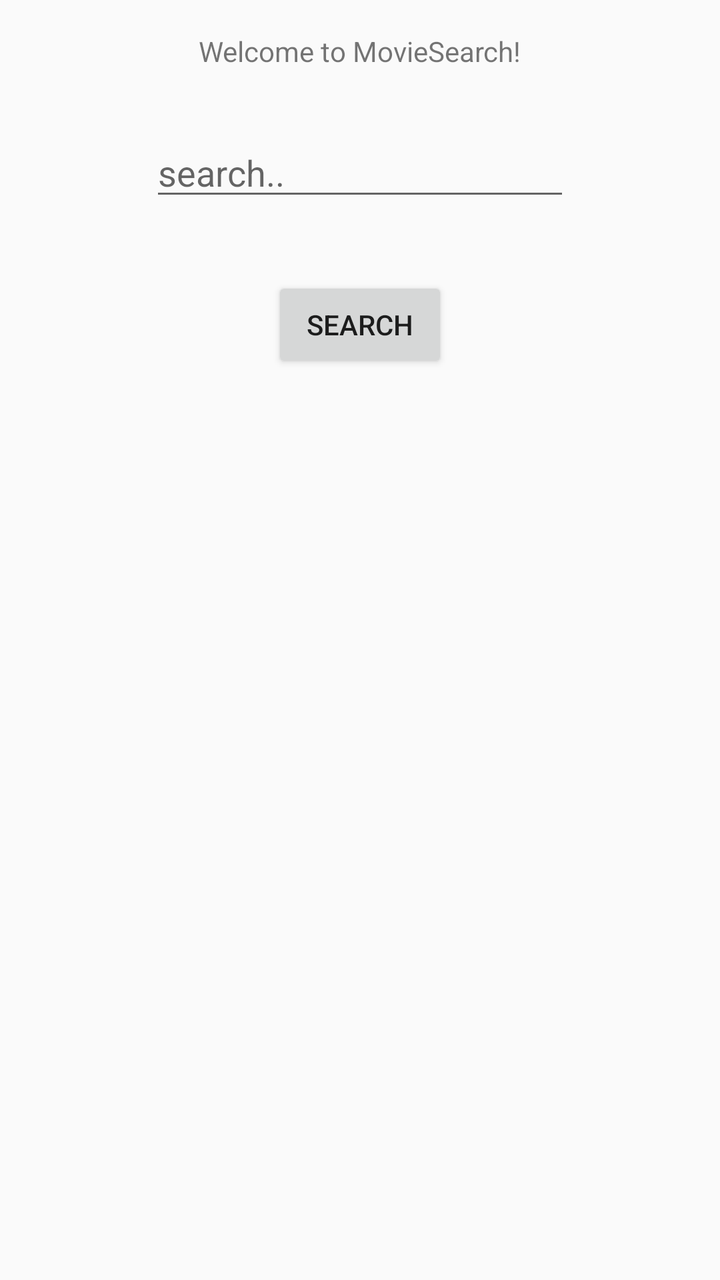
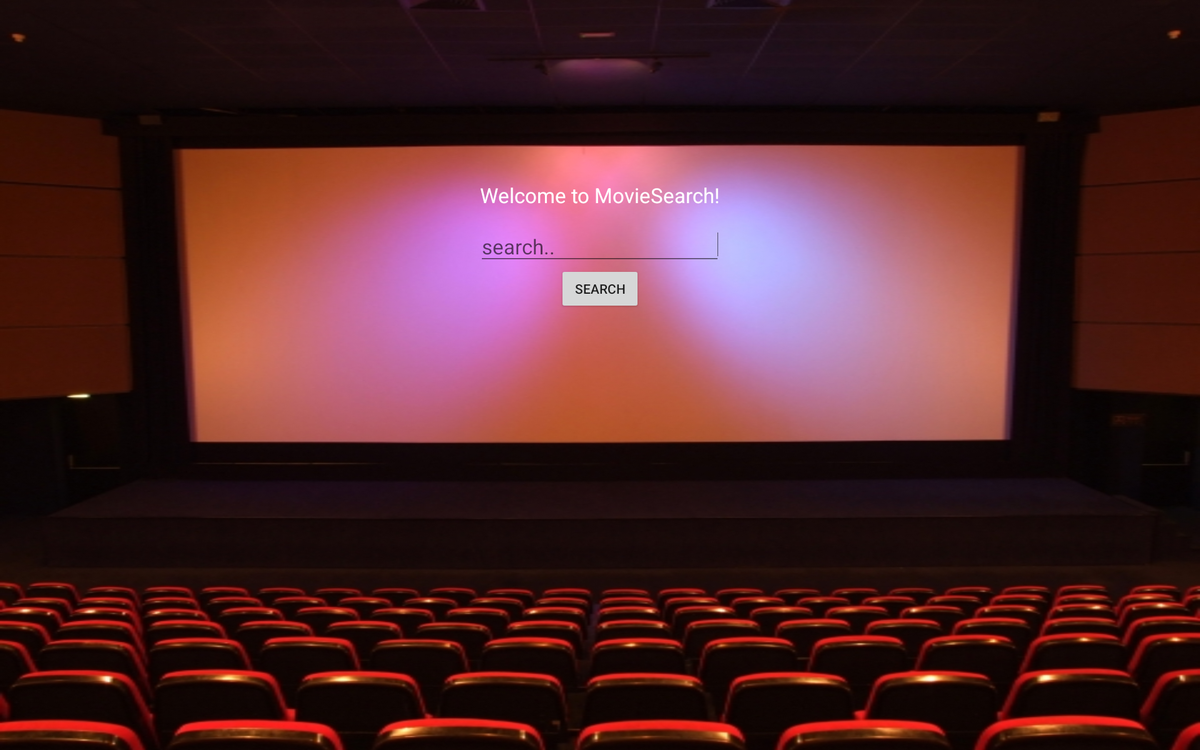

An Android layout and its configuration variant, each rendered on a device that would load it. The default file and the variant file are quoted in full after the pictures.
<!-- AndroidManifest.xml: activity theme Theme.AppCompat.Light -->
<!-- res/layout/activity_main.xml -->
<RelativeLayout xmlns:android="http://schemas.android.com/apk/res/android"
    xmlns:tools="http://schemas.android.com/tools"
    android:layout_width="match_parent"
    android:layout_height="match_parent"
    android:paddingBottom="@dimen/activity_vertical_margin"
    android:paddingLeft="@dimen/activity_horizontal_margin"
    android:paddingRight="@dimen/activity_horizontal_margin"
    android:paddingTop="@dimen/activity_vertical_margin"
    tools:context=".MainActivity" >

    <TextView
        android:id="@+id/movie_textview"
        android:layout_width="wrap_content"
        android:layout_height="wrap_content"
        android:layout_alignParentTop="true"
        android:layout_centerHorizontal="true"
        android:layout_marginTop="16dp"
        android:text="@string/enter_a_movie_to_search" />

    <EditText
        android:id="@+id/movie_edittext"
        android:layout_width="wrap_content"
        android:layout_height="wrap_content"
        android:layout_below="@+id/movie_textview"
        android:layout_centerHorizontal="true"
        android:layout_marginTop="29dp"
        android:ems="10"
        android:hint="@string/enter_movie" />

    <TextView
        android:id="@+id/json_null"
        android:layout_width="wrap_content"
        android:layout_height="wrap_content"
        android:layout_below="@+id/movie_edittext"
        android:layout_centerHorizontal="true"
        android:layout_marginTop="14dp"
        android:textColor="@color/red" >
    </TextView>

    <Button
        android:id="@+id/search_button"
        android:layout_width="wrap_content"
        android:layout_height="wrap_content"
        android:layout_below="@+id/json_null"
        android:layout_centerHorizontal="true"
        android:text="@string/search_movie" />

</RelativeLayout>
<!-- resources referenced by this layout -->
<resources>
  <color name="red">#f7596a</color>
  <string name="enter_a_movie_to_search">Welcome to MovieSearch!</string>
  <string name="enter_movie">search..</string>
  <string name="search_movie">Search</string>
</resources>
<!-- res/layout-xlarge-land/activity_main.xml (the repository's variant of the layout above) -->
<!-- drawn on a large tablet held sideways -->
<RelativeLayout xmlns:android="http://schemas.android.com/apk/res/android"
    xmlns:tools="http://schemas.android.com/tools"
    android:layout_width="match_parent"
    android:layout_height="match_parent"
    android:background="@drawable/moviesearch_background"
    android:paddingBottom="@dimen/activity_vertical_margin"
    android:paddingLeft="@dimen/activity_horizontal_margin"
    android:paddingRight="@dimen/activity_horizontal_margin"
    android:paddingTop="@dimen/activity_vertical_margin"
    tools:context=".MainActivity" >

    <TextView
        android:id="@+id/error"
        android:layout_width="wrap_content"
        android:layout_height="wrap_content"
        android:layout_below="@+id/search_button"
        android:layout_centerHorizontal="true"
        android:layout_marginLeft="41dp"
        android:gravity="center"
        android:textColor="@android:color/white"
        android:textSize="22sp" />

    <Button
        android:id="@+id/search_button"
        android:layout_width="wrap_content"
        android:layout_height="wrap_content"
        android:layout_below="@+id/movie_edittext"
        android:layout_centerHorizontal="true"
        android:text="@string/search_movie" />

    <TextView
        android:id="@+id/movie_textview"
        android:layout_width="wrap_content"
        android:layout_height="wrap_content"
        android:layout_alignBottom="@+id/movie_edittext"
        android:layout_centerHorizontal="true"
        android:layout_marginBottom="61dp"
        android:text="@string/enter_a_movie_to_search"
        android:textColor="@android:color/white"
        android:textSize="22sp" />

    <EditText
        android:id="@+id/movie_edittext"
        android:layout_width="wrap_content"
        android:layout_height="wrap_content"
        android:layout_alignParentTop="true"
        android:layout_centerHorizontal="true"
        android:layout_marginTop="238dp"
        android:ems="10"
        android:hint="@string/enter_movie"
        android:textSize="22sp" >

        <requestFocus />
    </EditText>

</RelativeLayout>
<!-- resources referenced by the variant -->
<!-- as a large tablet held sideways resolves them -->
<resources>
  <!-- drawable moviesearch_background: jpg bitmap (drawable-hdpi, 178091 bytes) -->
  <string name="enter_a_movie_to_search">Welcome to MovieSearch!</string>
  <string name="enter_movie">search..</string>
  <string name="search_movie">Search</string>
</resources>
